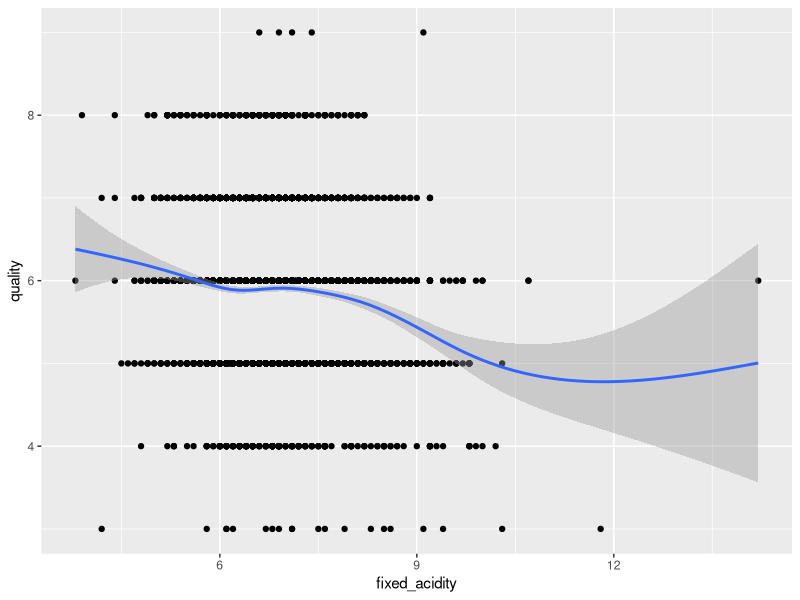
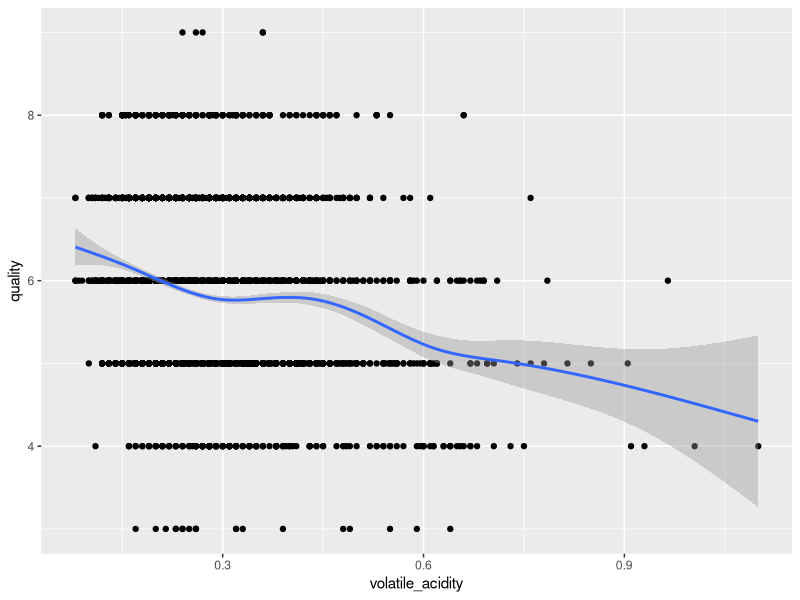
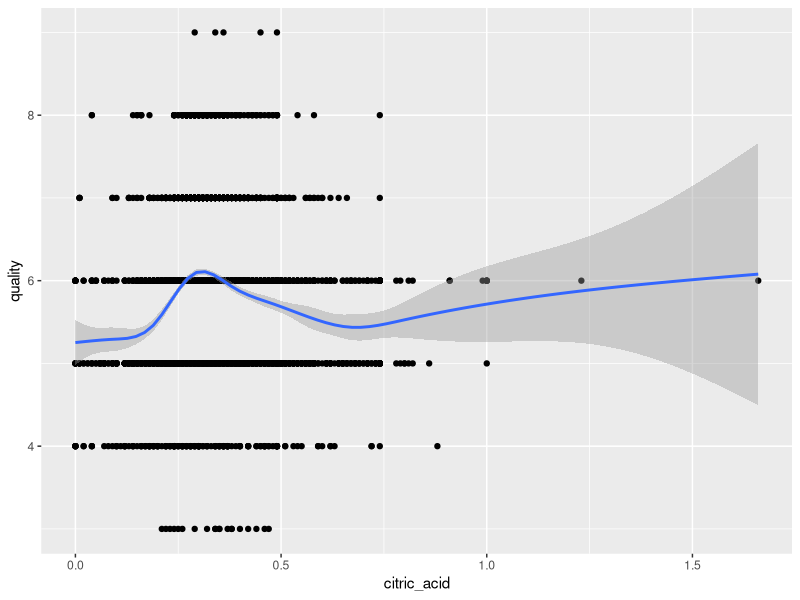
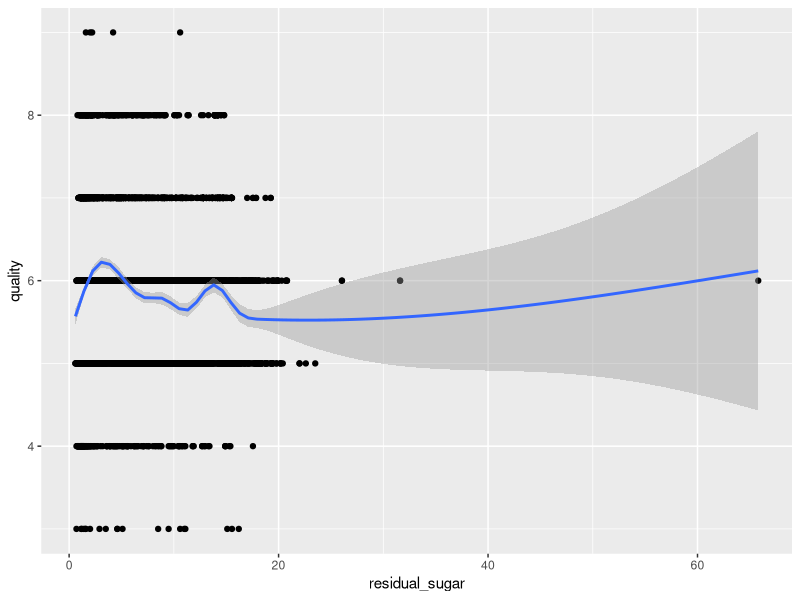
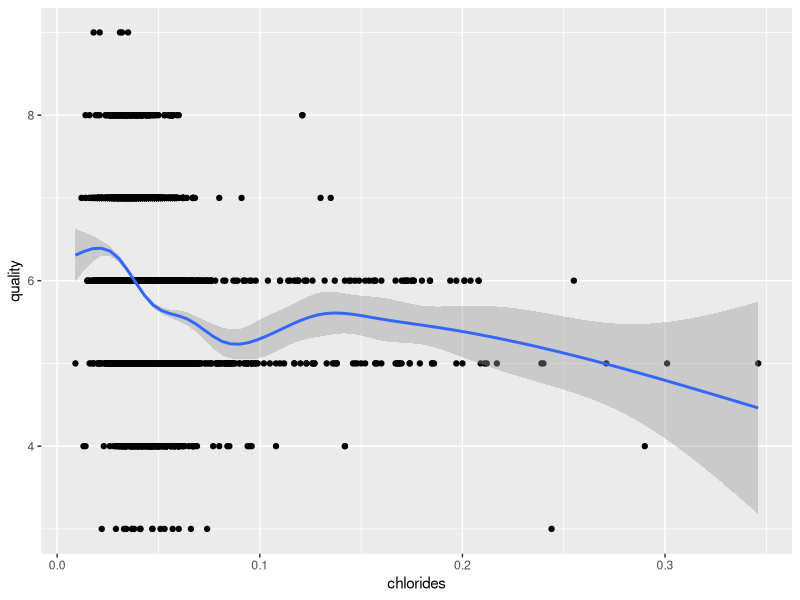
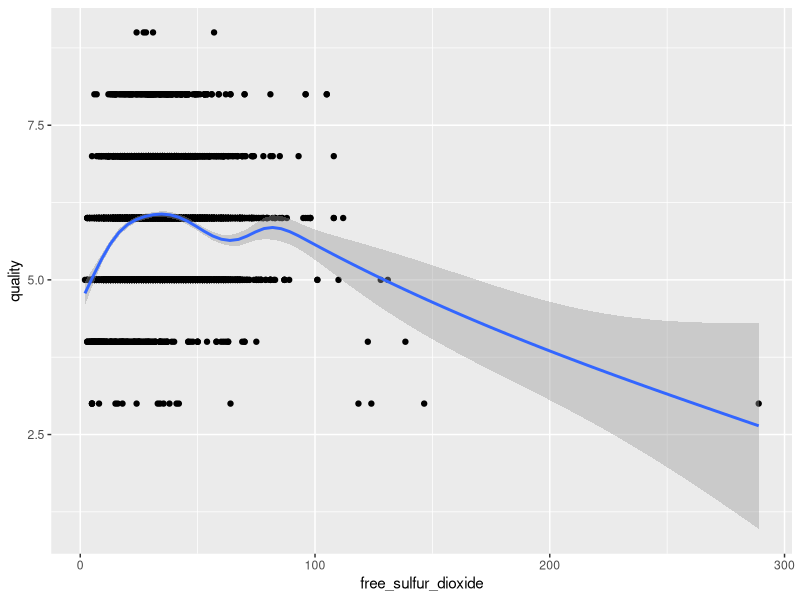
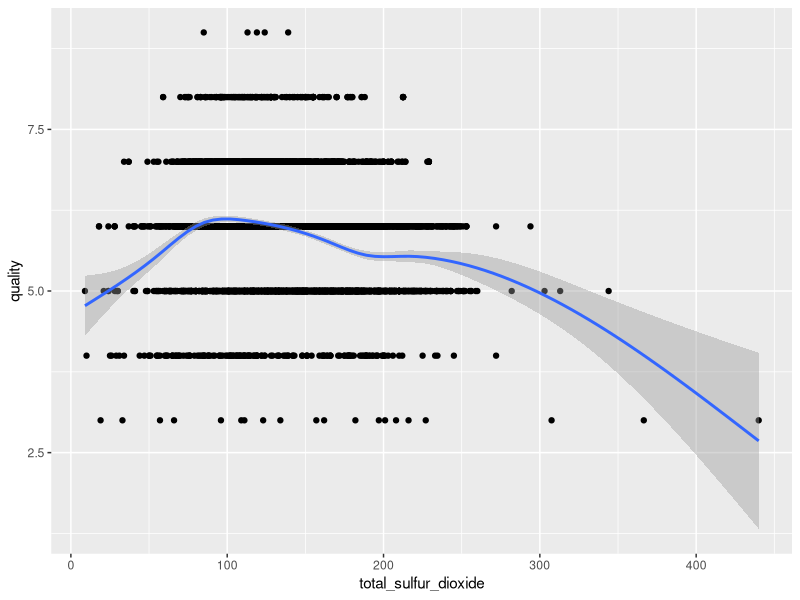
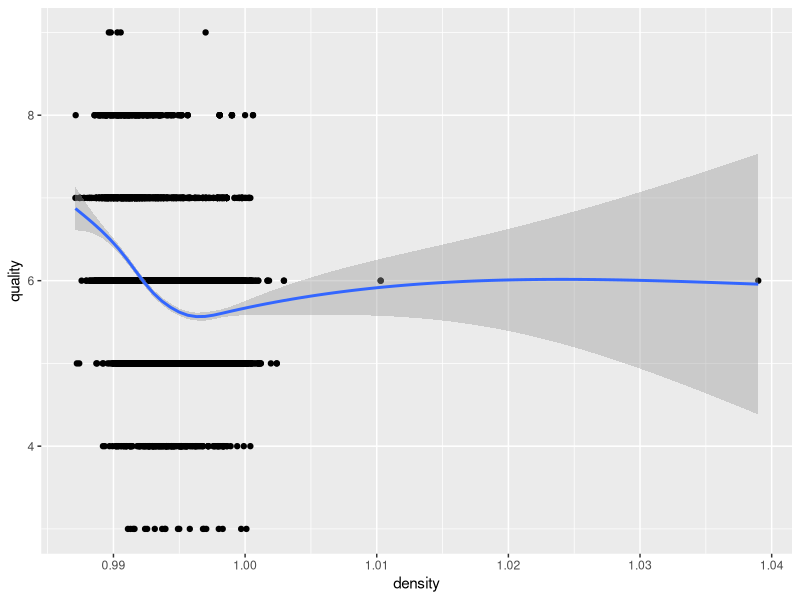

The R source for these figures, in order:
library(tidyverse)
library(modelr)
library(scatterplot3d)

wine <- read_csv2("wine.csv") #dataset upload

wine %>% ggplot(aes(fixed_acidity, quality)) + geom_point() + geom_smooth()
wine %>% ggplot(aes(volatile_acidity, quality)) + geom_point() + geom_smooth()
wine %>% ggplot(aes(citric_acid, quality)) + geom_point() + geom_smooth()
wine %>% ggplot(aes(residual_sugar, quality)) + geom_point() + geom_smooth()
wine %>% ggplot(aes(chlorides, quality)) + geom_point() + geom_smooth()
wine %>% ggplot(aes(free_sulfur_dioxide, quality)) + geom_point() + geom_smooth()
wine %>% ggplot(aes(total_sulfur_dioxide, quality)) + geom_point() + geom_smooth()
wine %>% ggplot(aes(density, quality)) + geom_point() + geom_smooth()
wine %>% ggplot(aes(pH, quality)) + geom_point() + geom_smooth()
wine %>% ggplot(aes(sulphates, quality)) + geom_point() + geom_smooth()
wine %>% ggplot(aes(alcohol, quality)) + geom_point() + geom_smooth()

#histograms for data distribution visualization
hist(wine$fixed_acidity, main = "fixed acidity")
hist(wine$volatile_acidity, main = "volatile_acidity")
hist(wine$citric_acid, main = "citric_acid")
hist(wine$residual_sugar, main = "residual_sugar")
hist(wine$chlorides, main = "chlorides")
hist(wine$free_sulfur_dioxide, main = "free_sulfur_dioxide")
hist(wine$total_sulfur_dioxide, main = "total_sulfur_dioxide")
hist(wine$density, main = "density")
hist(wine$pH, main = "pH")
hist(wine$sulphates, main = "sulphates")
hist(wine$alcohol, main = "alcohol")
hist(wine$quality, main = "quality")

#simple regresion with one parameter
mod_quality_alcohol <- lm(data = wine, quality ~ alcohol)
summary(mod_quality_alcohol) 

grid_alcohol <- wine %>% 
  data_grid(alcohol = seq_range(alcohol, 200)) %>% 
  add_predictions(mod_quality_alcohol, "quality")
ggplot(wine, aes(alcohol, quality)) + geom_point() +geom_line(data = grid_alcohol, color="pink", size=2)

confint(mod_quality_alcohol)
 
#simple liniar regressions for each independent variable based on the dependent variable quality
mod_quality_sugar <- lm(data = wine, quality ~ residual_sugar)
summary(mod_quality_sugar)

mod_quality_acid_citric <- lm(data = wine, quality ~ citric_acid)
summary(mod_quality_acid_citric)#no connection

mod_quality_density <- lm(data = wine, quality ~ density)
summary(mod_quality_density)

mod_quality_pH <- lm(data = wine, quality ~ pH)
summary(mod_quality_pH)#there is a connection

mod_quality_fixed_acidity <- lm(data = wine, quality ~ fixed_acidity)
summary(mod_quality_fixed_acidity)

mod_quality_volatile_acidity <- lm(data = wine, quality ~ volatile_acidity)
summary(mod_quality_volatile_acidity)

mod_quality_chlorides <- lm(data = wine, quality ~ chlorides)
summary(mod_quality_chlorides)

mod_quality_free_sulfur_dioxide <- lm(data = wine, quality ~ free_sulfur_dioxide)
summary(mod_quality_free_sulfur_dioxide) #no connection 

mod_quality_total_sulfur_dioxide <- lm(data = wine, quality ~ total_sulfur_dioxide)
summary(mod_quality_total_sulfur_dioxide)#there is a connection 

mod_quality_sulphates <- lm(data = wine, quality ~ sulphates)
summary(mod_quality_sulphates)#there is a connection based on the relation between the 2 variables

#multiple regression
mod_quality_alcohol_sugar_sulphates_fixed_acidity_volatile_acidity <- lm(data = wine, quality ~ alcohol + residual_sugar + sulphates+fixed_acidity+volatile_acidity)
summary(mod_quality_alcohol_sugar_sulphates_fixed_acidity_volatile_acidity)

#prediction for the dependent variable quality based on the previous model
newquality <- tibble(alcohol = 10.00,
                     residual_sugar=2.10,
                     sulphates=0.55,
                     fixed_acidity=6.7,
                     volatile_acidity=0.310
                     )
predict(mod_quality_alcohol_sugar_sulphates_fixed_acidity_volatile_acidity, newdata = newquality, interval="confidence")
predict(mod_quality_alcohol_sugar_sulphates_fixed_acidity_volatile_acidity, newdata = newquality, interval="prediction")
